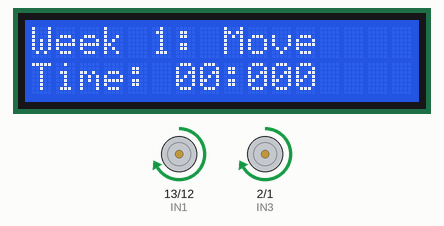
Recording of a sketch running on a simulated Arduino Uno, built with avr-gcc and run on an emulated ATmega328P. On the bench: 16×2 character LCD, motor-driver pin pairs drawn as motors (green arrow = first pin HIGH = forward, orange = second pin HIGH = backward, longer = more drive, scaled by the enable pin). At 10.1 s the program stops and its outputs stay as they are.

Above: at 0.21 s.
At 2.62 s:
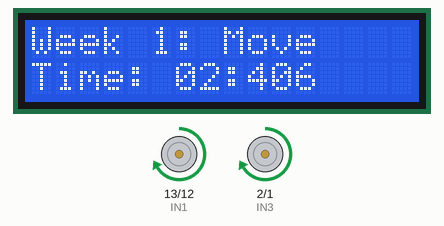
At 5.03 s:
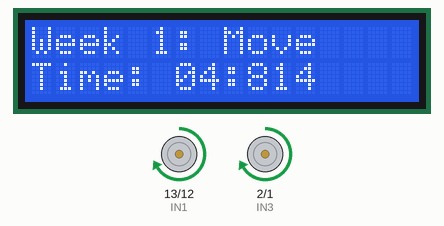
At 10.1 s:
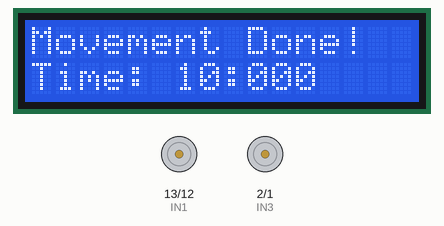
Timing chart, 0 to 11.6 s (numbered marks = the images above):
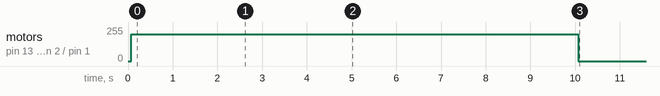

The sketch:

Arduino_Week1code.ino
```cpp
#include <LiquidCrystal.h>

// ================= LCD PINS =================
// RW is grounded -> write only
#define D4 4
#define D5 5
#define D6 6
#define D7 7
#define RS 8   // Command or data mode
#define EN 9   // Signal LCD to read

// ================= MOTOR PINS =================
// “Head” of robot is where ultrasonic sensor would be
#define IN1 13   // Right wheel direction
#define IN2 12   // Right wheel direction
#define IN3 2    // Left wheel direction
#define IN4 1    // Left wheel direction
#define ENA 11   // PWM – Right wheels
#define ENB 3    // PWM – Left wheels

// ================= SPEED SETTINGS =================
const int SPEED_RIGHT = 200;   // 0–255 (PWM)
const int SPEED_LEFT  = 200;   // 0–255 (PWM)

// Move duration (10 seconds)
const unsigned long MOVE_TIME_MS = 10000;

// ================= GLOBALS =================
LiquidCrystal lcd(RS, EN, D4, D5, D6, D7);
unsigned long start_time;

// ================= SETUP =================
void setup() {
  // Motor pins
  pinMode(IN1, OUTPUT);
  pinMode(IN2, OUTPUT);
  pinMode(IN3, OUTPUT);
  pinMode(IN4, OUTPUT);
  pinMode(ENA, OUTPUT);
  pinMode(ENB, OUTPUT);

  func_motorInit();

  // LCD
  lcd.begin(16, 2);
  lcd.clear();
  lcd.setCursor(0, 0);
  lcd.print("Week 1: Move");
  lcd.setCursor(0, 1);
  lcd.print("Time: ");

  // Start timer
  start_time = millis();
}

// ================= MAIN LOOP =================
void loop() {
  unsigned long current_time = millis();
  unsigned long elapsed_time = current_time - start_time;

  // --- Task 1: Move for 10 seconds in straight line ---
  if (elapsed_time < MOVE_TIME_MS) {
    func_moveForward(SPEED_LEFT, SPEED_RIGHT);
    // --- Task 2: Display time on LCD ---
    func_print(elapsed_time);      // shows elapsed time while moving
  } else {
    // After 10 seconds: stop and show final message & time
    func_stop();
    lcd.clear();
    lcd.setCursor(0, 0);
    lcd.print("Movement Done!");

    lcd.setCursor(0, 1);
    lcd.print("Time: ");
    func_print(MOVE_TIME_MS);      // show 10.000s as final time

    // Freeze here
    while (true) { }
  }
}

// ================= MOTOR FUNCTIONS =================

// Reset initial state
void func_motorInit() {
  digitalWrite(IN1, LOW);
  digitalWrite(IN2, LOW);
  digitalWrite(IN3, LOW);
  digitalWrite(IN4, LOW);
  analogWrite(ENA, 0);
  analogWrite(ENB, 0);
}

// Stop robot car
void func_stop() {
  digitalWrite(IN1, LOW);
  digitalWrite(IN2, LOW);
  digitalWrite(IN3, LOW);
  digitalWrite(IN4, LOW);
  analogWrite(ENA, 0);
  analogWrite(ENB, 0);
  delay(10);
}

// Move robot car forward
void func_moveForward(const int SPEED_LEFT, const int SPEED_RIGHT) {
  analogWrite(ENA, SPEED_RIGHT);
  analogWrite(ENB, SPEED_LEFT);

  digitalWrite(IN1, HIGH);
  digitalWrite(IN2, LOW);
  digitalWrite(IN3, HIGH);
  digitalWrite(IN4, LOW);
}

// ================= LCD TIME PRINT =================
void func_print(unsigned long elapsed_time) {
  unsigned int seconds = elapsed_time / 1000;
  unsigned int milliseconds = elapsed_time % 1000;

  // LCD second line: "Time: SS:MMM"
  lcd.setCursor(6, 1);   // after "Time: "

  // Format SS
  if (seconds < 10) lcd.print("0");
  lcd.print(seconds);
  lcd.print(":");

  // Format MMM
  if (milliseconds < 100) lcd.print("0");
  if (milliseconds < 10)  lcd.print("0");
  lcd.print(milliseconds);
}
```

Measured:
- by itself, motor on pin 13 (IN1) / pin 12 (IN2), motor on pin 2 (IN3) / pin 1 (IN4): stopped → forward 200/255 at 0.07 s, → stopped 10.0 s later
